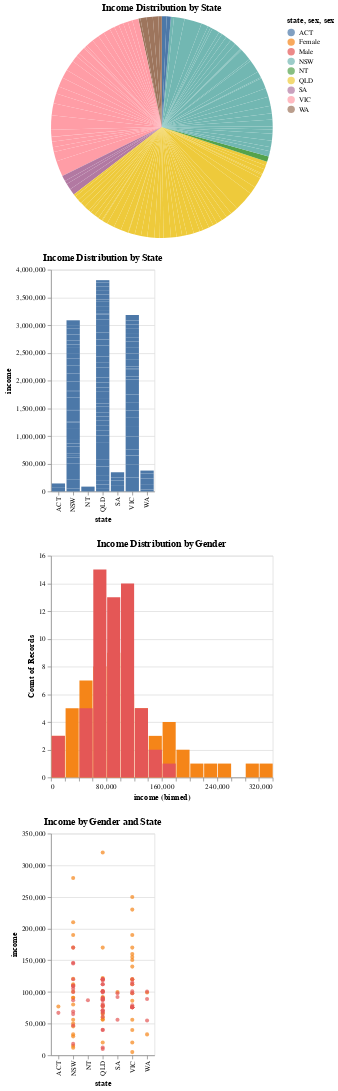

The notebook cell this image was saved under:
### Markdown cell above
Using a new library called atlas, it is possible to aprpeciate the graphs in a clearer way than the ones generated by matploitlib.

### Code cell
import altair as alt

# Pie chart showing income distribution
pie_chart = alt.Chart(income_df).mark_arc().encode(
    theta="income:Q",
    color="state:N"
).properties(title="Income Distribution by State")


# Bar chart showing income distribution
bar_chart = alt.Chart(income_df).mark_bar().encode(
    x="state:N",
    y="income:Q"
).properties(title="Income Distribution by State")

# Histogram showing income distribution by male/female
histogram = alt.Chart(income_df).mark_bar().encode(
    alt.X("income:Q", bin=alt.Bin(maxbins=20)),
    alt.Y('count()', stack=None),
    color='sex:N'
).properties(title="Income Distribution by Gender")

# Scatter plot showing income by male/female and by state
scatter_plot = alt.Chart(income_df).mark_circle().encode(
    x='state:N',
    y='income:Q',
    color='sex:N',
    tooltip=['sex', 'state', 'income']
).properties(title="Income by Gender and State")

pie_chart & bar_chart & histogram & scatter_plot

### Figure 1 — Vega-Lite specification as saved in the notebook (floating-point values rounded to 4 significant figures)
{"config": {"view": {"continuousWidth": 300, "continuousHeight": 300}}, "vconcat": [{"mark": {"type": "arc"}, "encoding": {"color": {"field": "state", "type": "nominal"}, "theta": {"field": "income", "type": "quantitative"}}, "title": "Income Distribution by State"}, {"mark": {"type": "bar"}, "encoding": {"x": {"field": "state", "type": "nominal"}, "y": {"field": "income", "type": "quantitative"}}, "title": "Income Distribution by State"}, {"mark": {"type": "bar"}, "encoding": {"color": {"field": "sex", "type": "nominal"}, "x": {"bin": {"maxbins": 20}, "field": "income", "type": "quantitative"}, "y": {"aggregate": "count", "stack": null, "type": "quantitative"}}, "title": "Income Distribution by Gender"}, {"mark": {"type": "circle"}, "encoding": {"color": {"field": "sex", "type": "nominal"}, "tooltip": [{"field": "sex", "type": "nominal"}, {"field": "state", "type": "nominal"}, {"field": "income", "type": "quantitative"}], "x": {"field": "state", "type": "nominal"}, "y": {"field": "income", "type": "quantitative"}}, "title": "Income by Gender and State"}], "data": {"name": "data-173bed000b96f893eb068a3c09bea24f"}, "$schema": "https://vega.github.io/schema/vega-lite/v5.20.1.json", "datasets": {"data-173bed000b96f893eb068a3c09bea24f": [{"id": 101, "income": 50000, "state": "NSW", "sex": "Female"}, {"id": 102, "income": 60000, "state": "QLD", "sex": "Female"}, {"id": 103, "income": 65010, "state": "QLD", "sex": "Female"}, {"id": 104, "income": 79000, "state": "QLD", "sex": "Female"}, {"id": 105, "income": 33000, "state": "WA", "sex": "Female"}, {"id": 106, "income": 170000, "state": "NSW", "sex": "Female"}, {"id": 107, "income": 250000, "state": "VIC", "sex": "Female"}, {"id": 108, "income": 155000, "state": "VIC", "sex": "Female"}, {"id": 109, "income": 76000, "state": "VIC", "sex": "Female"}, {"id": 110, "income": 99000, "state": "WA", "sex": "Female"}, {"id": 111, "income": 20050, "state": "QLD", "sex": "Female"}, {"id": 112, "income": 56000, "state": "QLD", "sex": "Female"}, {"id": 113, "income": 280000, "state": "NSW", "sex": "Female"}, {"id": 114, "income": 110000, "state": "NSW", "sex": "Female"}, {"id": 115, "income": 170000, "state": "QLD", "sex": "Female"}, {"id": 116, "income": 120000, "state": "QLD", "sex": "Female"}, {"id": 117, "income": 86000, "state": "VIC", "sex": "Female"}, {"id": 118, "income": 76000, "state": "VIC", "sex": "Female"}, {"id": 119, "income": 5005, "state": "VIC", "sex": "Female"}, {"id": 120, "income": 320000, "state": "QLD", "sex": "Female"}, {"id": 121, "income": 122000, "state": "QLD", "sex": "Female"}, {"id": 145, "income": 45670, "state": "NSW", "sex": "Female"}, {"id": 146, "income": 33000, "state": "NSW", "sex": "Female"}, {"id": 147, "income": 120700, "state": "NSW", "sex": "Female"}, {"id": 148, "income": 56000, "state": "NSW", "sex": "Female"}, {"id": 149, "income": 80090, "state": "NSW", "sex": "Female"}, {"id": 150, "income": 90880, "state": "NSW", "sex": "Female"}, {"id": 151, "income": 112000, "state": "VIC", "sex": "Female"}, {"id": 152, "income": 230000, "state": "VIC", "sex": "Female"}, {"id": 153, "income": 190000, "state": "VIC", "sex": "Female"}, {"id": 154, "income": 160006, "state": "VIC", "sex": "Female"}, {"id": 155, "income": 120050, "state": "VIC", "sex": "Female"}, {"id": 156, "income": 150500, "state": "VIC", "sex": "Female"}, {"id": 157, "income": 140006, "state": "VIC", "sex": "Female"}, {"id": 158, "income": 170000, "state": "VIC", "sex": "Female"}, {"id": 159, "income": 98000, "state": "VIC", "sex": "Female"}, {"id": 192, "income": 77000, "state": "ACT", "sex": "Female"}, {"id": 193, "income": 90900, "state": "NSW", "sex": "Female"}, {"id": 194, "income": 112000, "state": "NSW", "sex": "Female"}, {"id": 195, "income": 12080, "state": "NSW", "sex": "Female"}, {"id": 196, "income": 15080, "state": "NSW", "sex": "Female"}, {"id": 197, "income": 190000, "state": "NSW", "sex": "Female"}, {"id": 199, "income": 29900, "state": "NSW", "sex": "Female"}, {"id": 200, "income": 210000, "state": "NSW", "sex": "Female"}, {"id": 201, "income": 100500, "state": "NSW", "sex": "Female"}, {"id": 202, "income": 92000, "state": "QLD", "sex": "Female"}, {"id": 203, "income": 91000, "state": "QLD", "sex": "Female"}, {"id": 204, "income": 89000, "state": "QLD", "sex": "Female"}, {"id": 205, "income": 67000, "state": "QLD", "sex": "Female"}, {"id": 206, "income": 77000, "state": "QLD", "sex": "Female"}, {"id": 207, "income": 56000, "state": "VIC", "sex": "Female"}, {"id": 208, "income": 120000, "state": "VIC", "sex": "Female"}, {"id": 209, "income": 100000, "state": "SA", "sex": "Female"}, {"id": 210, "income": 20220, "state": "VIC", "sex": "Female"}, {"id": 211, "income": 40000, "state": "VIC", "sex": "Female"}, {"id": 215, "income": 100990, "state": "QLD", "sex": "Female"}, {"id": 214, "income": 57000, "state": "QLD", "sex": "Female"}, {"id": 122, "income": 99000, "state": "QLD", "sex": "Male"}, {"id": 123, "income": 98000, "state": "SA", "sex": "Male"}, {"id": 124, "income": 112200, "state": "QLD", "sex": "Male"}, {"id": 125, "income": 77800, "state": "QLD", "sex": "Male"}, {"id": 126, "income": 89000, "state": "QLD", "sex": "Male"}, {"id": 127, "income": 91000, "state": "QLD", "sex": "Male"}, {"id": 128, "income": 118000, "state": "QLD", "sex": "Male"}, {"id": 129, "income": 60900, "state": "QLD", "sex": "Male"}, {"id": 130, "income": 87000, "state": "QLD", "sex": "Male"}, {"id": 131, "income": 112000, "state": "QLD", "sex": "Male"}, {"id": 132, "income": 18000, "state": "NSW", "sex": "Male"}, {"id": 133, "income": 170000, "state": "NSW", "sex": "Male"}, {"id": 134, "income": 145000, "state": "NSW", "sex": "Male"}, {"id": 135, "income": 146000, "state": "NSW", "sex": "Male"}, {"id": 136, "income": 120090, "state": "NSW", "sex": "Male"}, {"id": 137, "income": 100000, "state": "NSW", "sex": "Male"}, {"id": 138, "income": 109000, "state": "NSW", "sex": "Male"}, {"id": 139, "income": 47000, "state": "NSW", "sex": "Male"}, {"id": 140, "income": 67000, "state": "ACT", "sex": "Male"}, {"id": 141, "income": 69000, "state": "NSW", "sex": "Male"}, {"id": 142, "income": 110000, "state": "NSW", "sex": "Male"}, {"id": 143, "income": 105000, "state": "NSW", "sex": "Male"}, {"id": 144, "income": 65000, "state": "NSW", "sex": "Male"}, {"id": 160, "income": 120018, "state": "VIC", "sex": "Male"}, {"id": 161, "income": 115000, "state": "VIC", "sex": "Male"}, {"id": 162, "income": 100500, "state": "WA", "sex": "Male"}, {"id": 163, "income": 100900, "state": "VIC", "sex": "Male"}, {"id": 164, "income": 112000, "state": "VIC", "sex": "Male"}, {"id": 165, "income": 79000, "state": "VIC", "sex": "Male"}, {"id": 166, "income": 76000, "state": "VIC", "sex": "Male"}, {"id": 167, "income": 76000, "state": "VIC", "sex": "Male"}, {"id": 168, "income": 76000, "state": "VIC", "sex": "Male"}, {"id": 169, "income": 76000, "state": "VIC", "sex": "Male"}, {"id": 170, "income": 100900, "state": "QLD", "sex": "Male"}, {"id": 171, "income": 100900, "state": "QLD", "sex": "Male"}, {"id": 172, "income": 100907, "state": "QLD", "sex": "Male"}, {"id": 173, "income": 9900, "state": "QLD", "sex": "Male"}, {"id": 174, "income": 120020, "state": "QLD", "sex": "Male"}, {"id": 175, "income": 120020, "state": "QLD", "sex": "Male"}, {"id": 176, "income": 120020, "state": "QLD", "sex": "Male"}, {"id": 177, "income": 88000, "state": "QLD", "sex": "Male"}, {"id": 178, "income": 89000, "state": "WA", "sex": "Male"}, {"id": 179, "income": 12217, "state": "QLD", "sex": "Male"}, {"id": 180, "income": 66700, "state": "QLD", "sex": "Male"}, {"id": 181, "income": 71000, "state": "QLD", "sex": "Male"}, {"id": 182, "income": 78000, "state": "QLD", "sex": "Male"}, {"id": 183, "income": 40400, "state": "QLD", "sex": "Male"}, {"id": 184, "income": 89000, "state": "QLD", "sex": "Male"}, {"id": 185, "income": 80907, "state": "QLD", "sex": "Male"}, {"id": 186, "income": 69000, "state": "QLD", "sex": "Male"}, {"id": 187, "income": 71000, "state": "QLD", "sex": "Male"}, {"id": 188, "income": 40017, "state": "QLD", "sex": "Male"}, {"id": 189, "income": 55000, "state": "WA", "sex": "Male"}, {"id": 190, "income": 56000, "state": "SA", "sex": "Male"}, {"id": 191, "income": 87000, "state": "NT", "sex": "Male"}, {"id": 212, "income": 87000, "state": "NSW", "sex": "Male"}, {"id": 213, "income": 98000, "state": "VIC", "sex": "Male"}, {"id": 216, "income": 92000, "state": "SA", "sex": "Male"}]}}
